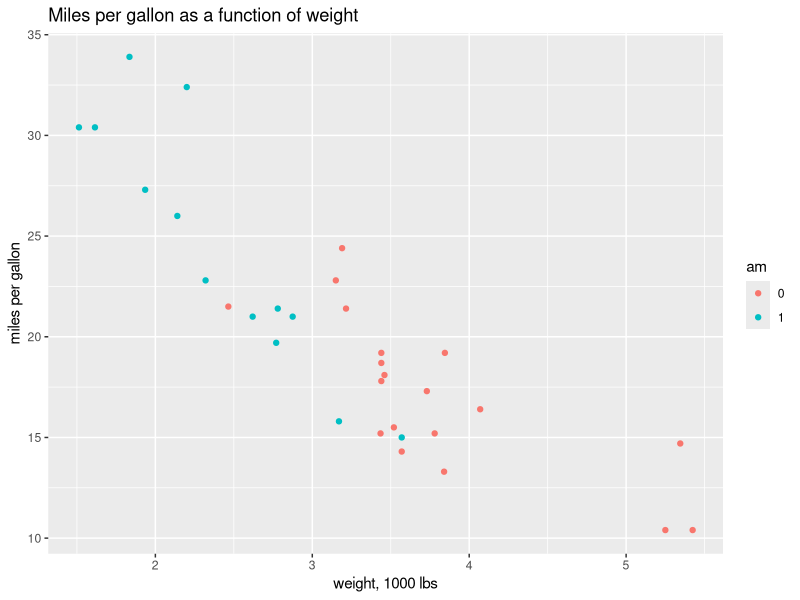

Here is the R script that generated this plot:
## ---- chunk 1
knitr::opts_chunk$set(echo = TRUE)
## ---- chunk 2
library(dplyr)
library(GGally)
cardata <- mtcars
cardata <- mutate(cardata, 
                  cyl = factor(as.character(cyl)),
                  vs = factor(as.character(vs)),
                  am = factor(as.character(am)),
                  carb = factor(as.character(carb))
                  )
meanAuto <- mean(cardata[cardata$am == 0, "mpg"])
meanManual <- mean(cardata[cardata$am == 1, "mpg"])
## ---- chunk 3
modelAmWt <- lm(data = cardata, formula = mpg ~ am + wt)
summary(modelAmWt)$coefficients[2, ]
## ---- chunk 4
g <- ggplot(data.frame(wt = cardata$wt, mpg = cardata$mpg, am = cardata$am), 
            aes(x = wt, y = mpg, color = am)) + geom_point() + 
    labs(x = "weight, 1000 lbs", y = "miles per gallon",
         title = "Miles per gallon as a function of weight")
## ---- chunk 5
modelWtHp <- lm(data = cardata, formula = mpg ~ wt + hp)
modelWtHpInteraction <- lm(data = cardata, formula = mpg ~ wt * hp)
anova(modelWtHp, modelWtHpInteraction)
## ---- chunk 6
summary(modelWtHpInteraction)$coefficients
## ---- chunk 7
#library(GGally)
#ggpairs(mtcars, upper = list(continuous = "points", combo="dot_no_facet")) + 
#    labs(title = "Pairs plot")
## ---- chunk 8


#g <- ggplot(data.frame(wt = cardata$wt, hp = cardata$hp, am = cardata$am), aes(x = hp, 
#y = wt, color = am)) + geom_point()



#g <- ggplot(data = data.frame(mpg = cardata$mpg, residWtHp = resid(modelWtHp), residWtHpInteraction = resid(modelWtHpInteraction), residAmHp = resid(modelAmHp))) + geom_line(aes(x = mpg, y = residWtHp), color = "blue") + geom_line(aes(x = mpg, y = residWtHpInteraction), color = "red") + geom_line(aes(x = mpg, y = residAmHp), color = "green")

## ---- chunk 9
#modelAm <- lm(data = cardata, formula = mpg ~ am)






#g <- ggplot(data.frame(x = cardata$mpg, y = resid(modelWtHpInteraction), am = 
#cardata$am), aes(x = x, y = y, color = am)) + geom_point()
